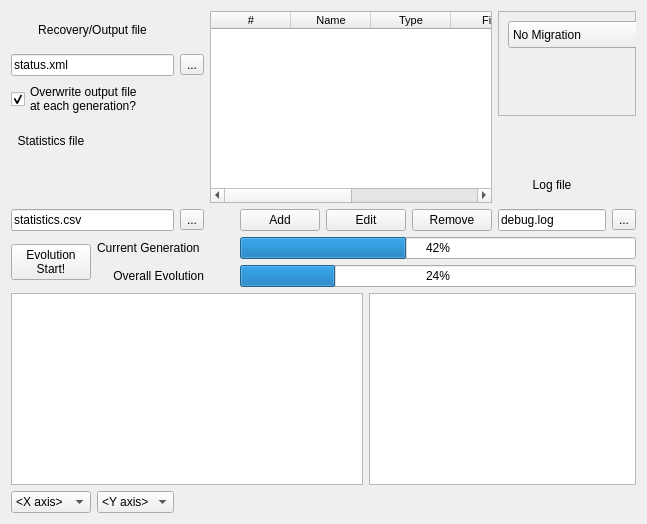
      <widget class="QWidget" name="tabStart">
       <attribute name="title">
        <string>Evolution Start</string>
       </attribute>
       <layout class="QGridLayout" name="gridLayout_4">
        <item row="0" column="0" colspan="2">
         <widget class="QLabel" name="label_31">
          <property name="text">
           <string>Recovery/Output file</string>
          </property>
          <property name="alignment">
           <set>Qt::AlignCenter</set>
          </property>
         </widget>
        </item>
        <item row="0" column="3" rowspan="5" colspan="5">
         <widget class="QTableWidget" name="tableWidget_Populations">
          <property name="font">
           <font>
            <pointsize>8</pointsize>
           </font>
          </property>
          <property name="rowCount">
           <number>0</number>
          </property>
          <property name="columnCount">
           <number>6</number>
          </property>
          <attribute name="horizontalHeaderDefaultSectionSize">
           <number>80</number>
          </attribute>
          <attribute name="horizontalHeaderMinimumSectionSize">
           <number>80</number>
          </attribute>
          <column>
           <property name="text">
            <string>#</string>
           </property>
          </column>
          <column>
           <property name="text">
            <string>Name</string>
           </property>
          </column>
          <column>
           <property name="text">
            <string>Type</string>
           </property>
          </column>
          <column>
           <property name="text">
            <string>File</string>
           </property>
          </column>
          <column>
           <property name="text">
            <string>Recovered?</string>
           </property>
          </column>
          <column>
           <property name="text">
            <string>Merge?</string>
           </property>
          </column>
         </widget>
        </item>
        <item row="0" column="8" rowspan="3" colspan="2">
         <widget class="QFrame" name="frame">
          <property name="maximumSize">
           <size>
            <width>308</width>
            <height>127</height>
           </size>
          </property>
          <property name="frameShape">
           <enum>QFrame::StyledPanel</enum>
          </property>
          <property name="frameShadow">
           <enum>QFrame::Raised</enum>
          </property>
          <widget class="QComboBox" name="comboBox_Migration">
           <property name="geometry">
            <rect>
             <x>10</x>
             <y>10</y>
             <width>171</width>
             <height>27</height>
            </rect>
           </property>
           <item>
            <property name="text">
             <string>No Migration</string>
            </property>
           </item>
           <item>
            <property name="text">
             <string>Classical Migration</string>
            </property>
           </item>
          </widget>
          <widget class="QWidget" name="gridLayoutWidget_3">
           <property name="geometry">
            <rect>
             <x>9</x>
             <y>50</y>
             <width>171</width>
             <height>31</height>
            </rect>
           </property>
           <layout class="QGridLayout" name="gridLayout_Migration"/>
          </widget>
         </widget>
        </item>
        <item row="1" column="0" colspan="2">
         <widget class="QLineEdit" name="lineEdit_StatusFile">
          <property name="text">
           <string>status.xml</string>
          </property>
         </widget>
        </item>
        <item row="1" column="2">
         <widget class="QToolButton" name="toolButton_StatusFile">
          <property name="text">
           <string>...</string>
          </property>
         </widget>
        </item>
        <item row="2" column="0" colspan="2">
         <widget class="QCheckBox" name="checkBox">
          <property name="text">
           <string>Overwrite output file
at each generation?</string>
          </property>
          <property name="checked">
           <bool>true</bool>
          </property>
          <property name="tristate">
           <bool>false</bool>
          </property>
         </widget>
        </item>
        <item row="3" column="0">
         <widget class="QLabel" name="label_32">
          <property name="text">
           <string>Statistics file</string>
          </property>
          <property name="alignment">
           <set>Qt::AlignCenter</set>
          </property>
         </widget>
        </item>
        <item row="4" column="8">
         <widget class="QLabel" name="label_33">
          <property name="maximumSize">
           <size>
            <width>308</width>
            <height>16777215</height>
           </size>
          </property>
          <property name="text">
           <string>Log file</string>
          </property>
          <property name="alignment">
           <set>Qt::AlignCenter</set>
          </property>
         </widget>
        </item>
        <item row="5" column="0" colspan="2">
         <widget class="QLineEdit" name="lineEdit_StatisticsFile">
          <property name="text">
           <string>statistics.csv</string>
          </property>
         </widget>
        </item>
        <item row="5" column="2">
         <widget class="QToolButton" name="toolButton_StatisticsFile">
          <property name="text">
           <string>...</string>
          </property>
         </widget>
        </item>
        <item row="5" column="4">
         <widget class="QPushButton" name="pushButton_PopulationsAdd">
          <property name="maximumSize">
           <size>
            <width>85</width>
            <height>27</height>
           </size>
          </property>
          <property name="text">
           <string>Add</string>
          </property>
         </widget>
        </item>
        <item row="5" column="5" colspan="2">
         <widget class="QPushButton" name="pushButton_PopulationsEdit">
          <property name="maximumSize">
           <size>
            <width>85</width>
            <height>27</height>
           </size>
          </property>
          <property name="text">
           <string>Edit</string>
          </property>
         </widget>
        </item>
        <item row="5" column="7">
         <widget class="QPushButton" name="pushButton_PopulationsRemove">
          <property name="maximumSize">
           <size>
            <width>85</width>
            <height>27</height>
           </size>
          </property>
          <property name="text">
           <string>Remove</string>
          </property>
         </widget>
        </item>
        <item row="5" column="8">
         <widget class="QLineEdit" name="lineEdit_LogFile">
          <property name="maximumSize">
           <size>
            <width>308</width>
            <height>16777215</height>
           </size>
          </property>
          <property name="text">
           <string>debug.log</string>
          </property>
         </widget>
        </item>
        <item row="5" column="9">
         <widget class="QToolButton" name="toolButton_LogFile">
          <property name="text">
           <string>...</string>
          </property>
         </widget>
        </item>
        <item row="6" column="0" rowspan="2">
         <widget class="QPushButton" name="pushButton_EvolutionStart">
          <property name="text">
           <string>Evolution
Start!</string>
          </property>
         </widget>
        </item>
        <item row="6" column="1" colspan="3">
         <widget class="QLabel" name="label_14">
          <property name="text">
           <string>Current Generation</string>
          </property>
         </widget>
        </item>
        <item row="6" column="4" colspan="6">
         <widget class="QProgressBar" name="progressBar_Generation">
          <property name="value">
           <number>42</number>
          </property>
         </widget>
        </item>
        <item row="7" column="1" colspan="2">
         <widget class="QLabel" name="label_13">
          <property name="text">
           <string>Overall Evolution</string>
          </property>
          <property name="alignment">
           <set>Qt::AlignRight|Qt::AlignTrailing|Qt::AlignVCenter</set>
          </property>
         </widget>
        </item>
        <item row="7" column="4" colspan="6">
         <widget class="QProgressBar" name="progressBar_Evolution">
          <property name="value">
           <number>24</number>
          </property>
         </widget>
        </item>
        <item row="8" column="0" colspan="6">
         <widget class="QGraphicsView" name="graphicsView_4"/>
        </item>
        <item row="8" column="6" colspan="4">
         <widget class="QTextBrowser" name="textBrowser">
          <property name="maximumSize">
           <size>
            <width>16666666</width>
            <height>16666666</height>
           </size>
          </property>
         </widget>
        </item>
        <item row="9" column="0">
         <widget class="QComboBox" name="comboBox_4">
          <item>
           <property name="text">
            <string>&lt;X axis&gt;</string>
           </property>
          </item>
         </widget>
        </item>
        <item row="9" column="1">
         <widget class="QComboBox" name="comboBox_3">
          <item>
           <property name="text">
            <string>&lt;Y axis&gt;</string>
           </property>
          </item>
         </widget>
        </item>
       </layout>
      </widget>
